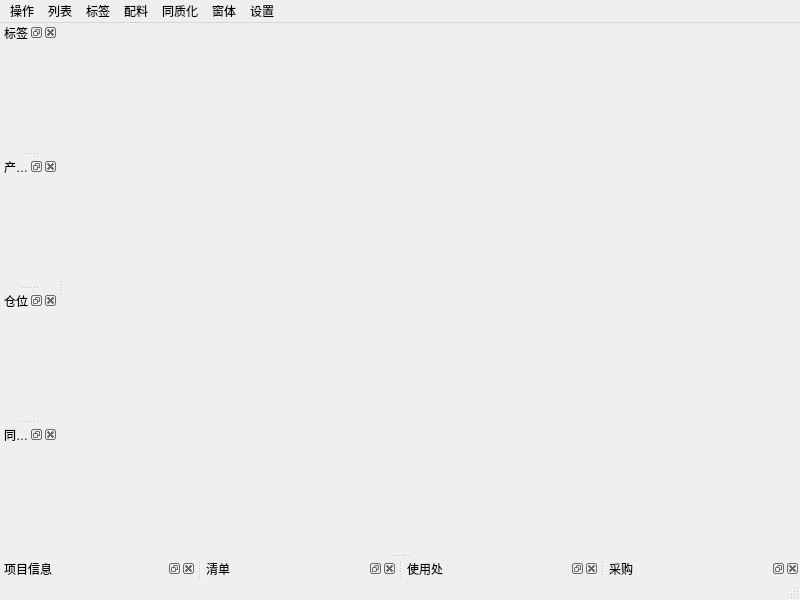
<?xml version="1.0" encoding="UTF-8"?>
<ui version="4.0">
 <class>MainWindow</class>
 <widget class="QMainWindow" name="MainWindow">
  <property name="geometry">
   <rect>
    <x>0</x>
    <y>0</y>
    <width>800</width>
    <height>600</height>
   </rect>
  </property>
  <property name="windowTitle">
   <string>产品数据管理</string>
  </property>
  <widget class="QWidget" name="centralwidget"/>
  <widget class="QMenuBar" name="menubar">
   <property name="geometry">
    <rect>
     <x>0</x>
     <y>0</y>
     <width>800</width>
     <height>26</height>
    </rect>
   </property>
   <widget class="QMenu" name="operationMenu">
    <property name="title">
     <string>操作</string>
    </property>
    <addaction name="actionCreatePart"/>
    <addaction name="separator"/>
    <addaction name="add2OutputListMenuItem"/>
    <addaction name="showOutputListMenuItem"/>
    <addaction name="separator"/>
    <addaction name="exitMenuItem"/>
   </widget>
   <widget class="QMenu" name="dataMenu">
    <property name="tearOffEnabled">
     <bool>false</bool>
    </property>
    <property name="title">
     <string>列表</string>
    </property>
    <widget class="QMenu" name="menu">
     <property name="title">
      <string>统计设置</string>
     </property>
     <addaction name="allStatisticsAction"/>
     <addaction name="purchaseStatisticsAction"/>
     <addaction name="assemblyStatisticsAction"/>
    </widget>
    <widget class="QMenu" name="portSettingMenu">
     <property name="title">
      <string>导出导入设置</string>
     </property>
     <addaction name="exportPurchaseLinkMenuItem"/>
    </widget>
    <addaction name="refreshMenuItem"/>
    <addaction name="separator"/>
    <addaction name="importPartListMenuItem"/>
    <addaction name="exportPartListMenuItem"/>
    <addaction name="portSettingMenu"/>
    <addaction name="separator"/>
    <addaction name="add2TreeViewMenuItem"/>
    <addaction name="statisticsInTimeAction"/>
    <addaction name="menu"/>
    <addaction name="showPriceAction"/>
    <addaction name="separator"/>
    <addaction name="showStorageMenuItem"/>
   </widget>
   <widget class="QMenu" name="windowsMenu">
    <property name="title">
     <string>窗体</string>
    </property>
    <addaction name="resetDocksMenuItem"/>
   </widget>
   <widget class="QMenu" name="settingMenu">
    <property name="title">
     <string>设置</string>
    </property>
    <addaction name="columnViewMenuItem"/>
    <addaction name="actionLocalPdfFirst"/>
   </widget>
   <widget class="QMenu" name="tagMenu">
    <property name="title">
     <string>标签</string>
    </property>
    <addaction name="tagEditModeMenuItem"/>
    <addaction name="doTaggedMenuItem"/>
    <addaction name="separator"/>
    <addaction name="selectDefaultTagMenuItem"/>
    <addaction name="addTag2PartMenuItem"/>
    <addaction name="separator"/>
    <addaction name="importTagsMenuItem"/>
   </widget>
   <widget class="QMenu" name="storingMenu">
    <property name="title">
     <string>配料</string>
    </property>
    <addaction name="startRequirementAction"/>
    <addaction name="add2RequirementAction"/>
    <addaction name="handleReqiurementAction"/>
    <addaction name="separator"/>
    <addaction name="pickMaterialsAction"/>
    <addaction name="add2pickDialogAction"/>
    <addaction name="actionGoBack2Storage"/>
    <addaction name="separator"/>
    <addaction name="actionViewSupply"/>
   </widget>
   <widget class="QMenu" name="IdenticalManageMenu">
    <property name="title">
     <string>同质化</string>
    </property>
    <addaction name="identicalGroupEditModeMenuItem"/>
    <addaction name="separator"/>
    <addaction name="createIdenticalDesciptionMenuItem"/>
    <addaction name="joinIntoIdenticalGroupMenuItem"/>
    <addaction name="removeFromIdenticalGroupMenuItem"/>
   </widget>
   <addaction name="operationMenu"/>
   <addaction name="dataMenu"/>
   <addaction name="tagMenu"/>
   <addaction name="storingMenu"/>
   <addaction name="IdenticalManageMenu"/>
   <addaction name="windowsMenu"/>
   <addaction name="settingMenu"/>
  </widget>
  <widget class="QStatusBar" name="statusbar">
   <property name="sizeGripEnabled">
    <bool>true</bool>
   </property>
  </widget>
  <widget class="QDockWidget" name="tagDockWidget">
   <property name="windowTitle">
    <string>标签</string>
   </property>
   <attribute name="dockWidgetArea">
    <number>1</number>
   </attribute>
   <widget class="QWidget" name="dockWidgetContents"/>
  </widget>
  <widget class="QDockWidget" name="partInfoDockWidget">
   <property name="windowTitle">
    <string>项目信息</string>
   </property>
   <attribute name="dockWidgetArea">
    <number>8</number>
   </attribute>
   <widget class="QWidget" name="dockWidgetContents_2"/>
  </widget>
  <widget class="QDockWidget" name="partChildrenDockWidget">
   <property name="windowTitle">
    <string>清单</string>
   </property>
   <attribute name="dockWidgetArea">
    <number>8</number>
   </attribute>
   <widget class="QWidget" name="dockWidgetContents_3"/>
  </widget>
  <widget class="QDockWidget" name="partParentDockWidget">
   <property name="windowTitle">
    <string>使用处</string>
   </property>
   <attribute name="dockWidgetArea">
    <number>8</number>
   </attribute>
   <widget class="QWidget" name="dockWidgetContents_4"/>
  </widget>
  <widget class="QDockWidget" name="purchaseDockWidget">
   <property name="windowTitle">
    <string>采购</string>
   </property>
   <attribute name="dockWidgetArea">
    <number>8</number>
   </attribute>
   <widget class="QWidget" name="purchaseContents"/>
  </widget>
  <widget class="QDockWidget" name="partStructureDockWidget">
   <property name="windowTitle">
    <string>产品结构</string>
   </property>
   <attribute name="dockWidgetArea">
    <number>1</number>
   </attribute>
   <widget class="QWidget" name="dockWidgetContents_6"/>
  </widget>
  <widget class="QDockWidget" name="storingPositionDockWidget">
   <property name="windowTitle">
    <string>仓位</string>
   </property>
   <attribute name="dockWidgetArea">
    <number>1</number>
   </attribute>
   <widget class="QWidget" name="dockWidgetContents_5"/>
  </widget>
  <widget class="QDockWidget" name="identicalManagementDockWidget">
   <property name="windowTitle">
    <string>同质化管理</string>
   </property>
   <attribute name="dockWidgetArea">
    <number>1</number>
   </attribute>
   <widget class="QWidget" name="dockWidgetContents_7"/>
  </widget>
  <action name="exitMenuItem">
   <property name="text">
    <string>关闭</string>
   </property>
   <property name="toolTip">
    <string>退出程序</string>
   </property>
   <property name="statusTip">
    <string>退出程序。</string>
   </property>
   <property name="shortcut">
    <string>Ctrl+Q</string>
   </property>
  </action>
  <action name="resetDocksMenuItem">
   <property name="text">
    <string>重置布局</string>
   </property>
  </action>
  <action name="add2TreeViewMenuItem">
   <property name="text">
    <string>添加至树形视图</string>
   </property>
  </action>
  <action name="importPartListMenuItem">
   <property name="text">
    <string>导入项目列表</string>
   </property>
  </action>
  <action name="exportPartListMenuItem">
   <property name="text">
    <string>导出项目列表</string>
   </property>
  </action>
  <action name="columnViewMenuItem">
   <property name="text">
    <string>项目显示列设置</string>
   </property>
  </action>
  <action name="refreshMenuItem">
   <property name="text">
    <string>刷新</string>
   </property>
   <property name="shortcut">
    <string>F5</string>
   </property>
  </action>
  <action name="add2OutputListMenuItem">
   <property name="text">
    <string>添加至输出清单</string>
   </property>
   <property name="shortcut">
    <string>Ctrl+O</string>
   </property>
   <property name="visible">
    <bool>false</bool>
   </property>
  </action>
  <action name="showOutputListMenuItem">
   <property name="text">
    <string>输出清单</string>
   </property>
  </action>
  <action name="tagEditModeMenuItem">
   <property name="checkable">
    <bool>true</bool>
   </property>
   <property name="text">
    <string>编辑模式</string>
   </property>
   <property name="statusTip">
    <string>激活标签页的编辑功能。</string>
   </property>
  </action>
  <action name="doTaggedMenuItem">
   <property name="text">
    <string>打标签</string>
   </property>
   <property name="statusTip">
    <string>为某项项目打上标签。</string>
   </property>
   <property name="shortcut">
    <string>F4</string>
   </property>
   <property name="visible">
    <bool>false</bool>
   </property>
  </action>
  <action name="statisticsInTimeAction">
   <property name="checkable">
    <bool>true</bool>
   </property>
   <property name="text">
    <string>实时统计</string>
   </property>
  </action>
  <action name="allStatisticsAction">
   <property name="checkable">
    <bool>true</bool>
   </property>
   <property name="text">
    <string>完全</string>
   </property>
  </action>
  <action name="purchaseStatisticsAction">
   <property name="checkable">
    <bool>true</bool>
   </property>
   <property name="checked">
    <bool>true</bool>
   </property>
   <property name="text">
    <string>投料</string>
   </property>
  </action>
  <action name="assemblyStatisticsAction">
   <property name="checkable">
    <bool>true</bool>
   </property>
   <property name="text">
    <string>装配</string>
   </property>
  </action>
  <action name="selectDefaultTagMenuItem">
   <property name="text">
    <string>设置默认标签组</string>
   </property>
   <property name="iconText">
    <string>新创建标签时，默认加入该标签。</string>
   </property>
   <property name="toolTip">
    <string>新创建标签时，默认加入该标签。</string>
   </property>
  </action>
  <action name="addTag2PartMenuItem">
   <property name="text">
    <string>添加标签</string>
   </property>
   <property name="shortcut">
    <string>F3</string>
   </property>
  </action>
  <action name="showPriceAction">
   <property name="checkable">
    <bool>true</bool>
   </property>
   <property name="enabled">
    <bool>true</bool>
   </property>
   <property name="text">
    <string>显示价格</string>
   </property>
   <property name="visible">
    <bool>true</bool>
   </property>
  </action>
  <action name="showStorageMenuItem">
   <property name="checkable">
    <bool>true</bool>
   </property>
   <property name="text">
    <string>显示仓储数据</string>
   </property>
  </action>
  <action name="startRequirementAction">
   <property name="text">
    <string>启动需求</string>
   </property>
  </action>
  <action name="handleReqiurementAction">
   <property name="text">
    <string>处理需求</string>
   </property>
  </action>
  <action name="pickMaterialsAction">
   <property name="text">
    <string>领料对话框</string>
   </property>
  </action>
  <action name="add2pickDialogAction">
   <property name="text">
    <string>添加至领料</string>
   </property>
   <property name="shortcut">
    <string>Ctrl+P</string>
   </property>
  </action>
  <action name="actionLocalPdfFirst">
   <property name="checkable">
    <bool>true</bool>
   </property>
   <property name="text">
    <string>本地图纸优先</string>
   </property>
  </action>
  <action name="add2RequirementAction">
   <property name="text">
    <string>添加至需求</string>
   </property>
   <property name="visible">
    <bool>false</bool>
   </property>
  </action>
  <action name="actionCreatePart">
   <property name="text">
    <string>创建单元</string>
   </property>
   <property name="shortcut">
    <string>Ctrl+N</string>
   </property>
  </action>
  <action name="actionViewSupply">
   <property name="text">
    <string>查看配给情况</string>
   </property>
   <property name="visible">
    <bool>false</bool>
   </property>
  </action>
  <action name="actionGoBack2Storage">
   <property name="text">
    <string>退料</string>
   </property>
  </action>
  <action name="action">
   <property name="text">
    <string>导出采购链接</string>
   </property>
  </action>
  <action name="exportPurchaseLinkMenuItem">
   <property name="checkable">
    <bool>true</bool>
   </property>
   <property name="text">
    <string>导出采购链接</string>
   </property>
  </action>
  <action name="importTagsMenuItem">
   <property name="text">
    <string>批量导入标签...</string>
   </property>
  </action>
  <action name="createIdenticalDesciptionMenuItem">
   <property name="text">
    <string>新建同质描述</string>
   </property>
  </action>
  <action name="joinIntoIdenticalGroupMenuItem">
   <property name="checkable">
    <bool>false</bool>
   </property>
   <property name="text">
    <string>添加至同质描述</string>
   </property>
   <property name="visible">
    <bool>false</bool>
   </property>
  </action>
  <action name="identicalGroupEditModeMenuItem">
   <property name="checkable">
    <bool>true</bool>
   </property>
   <property name="text">
    <string>编辑模式</string>
   </property>
  </action>
  <action name="action_2">
   <property name="text">
    <string>添加至同质描述</string>
   </property>
  </action>
  <action name="removeFromIdenticalGroupMenuItem">
   <property name="text">
    <string>从同质描述移除</string>
   </property>
   <property name="visible">
    <bool>false</bool>
   </property>
  </action>
 </widget>
 <resources/>
 <connections/>
</ui>
